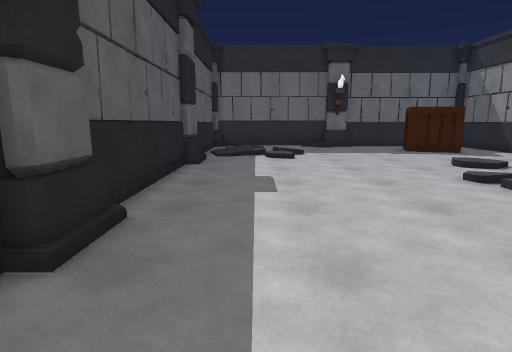
[1] (above)

22 first-person views from a walk through a Unity game level. The camera is 1.3 m above the floor, tilts 10° down and sees 80° across. The floor is counted in squares, 1 m on a side. Each view is taken from the middle of a square. On the plan, view 1 faces up. The plan holds only what a view shows up to about 14 squares ahead; the rest is blank. The place goes on beyond the plan. The player is left out. Some animated figures are not drawn.

[2]
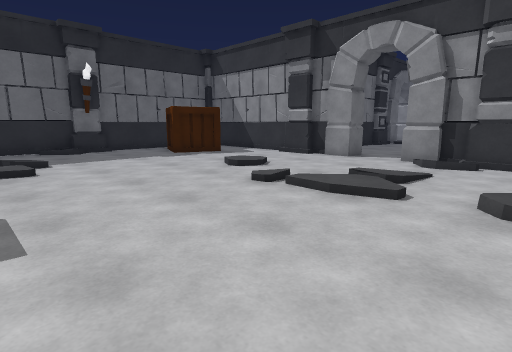

[3]
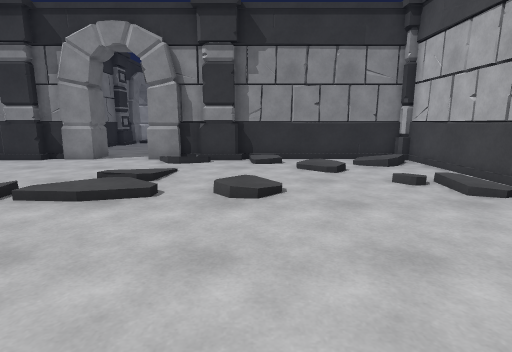

[4]
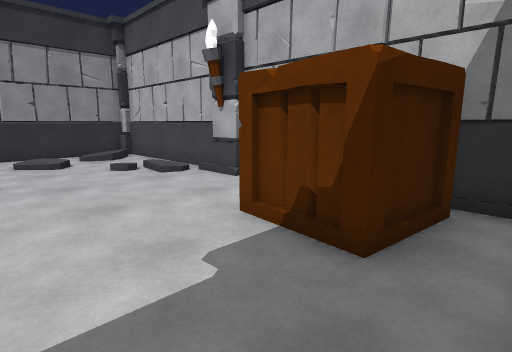

[5]
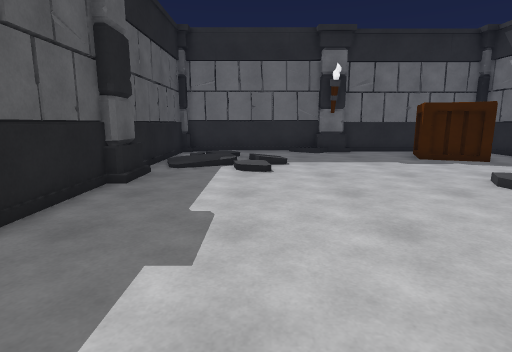

[6]
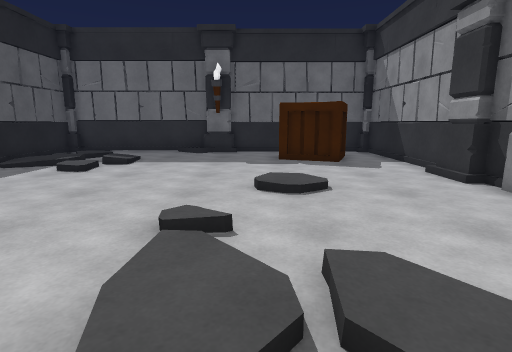

[7]
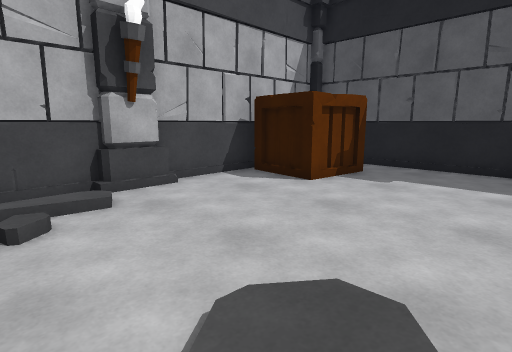

[8]
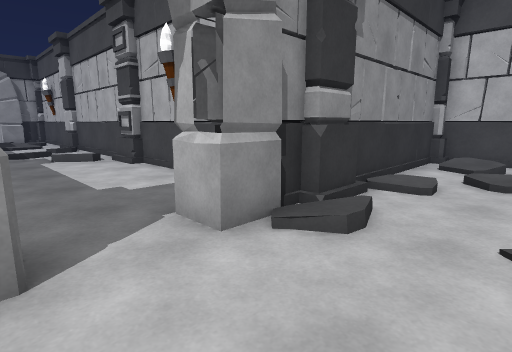

[9]
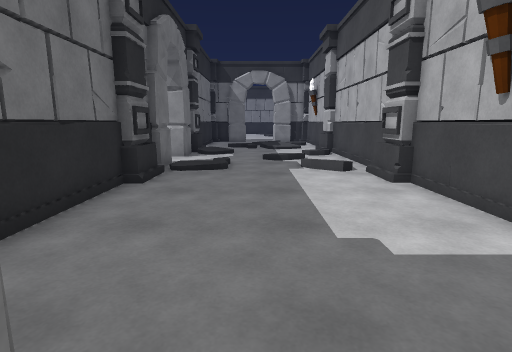

[10]
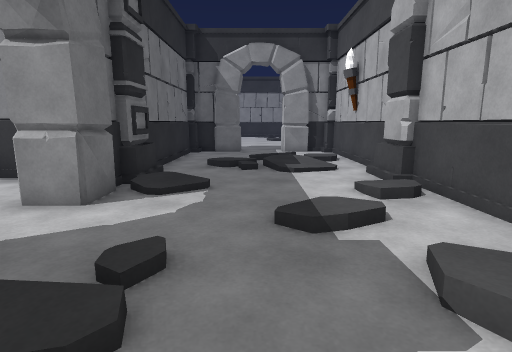

[11]
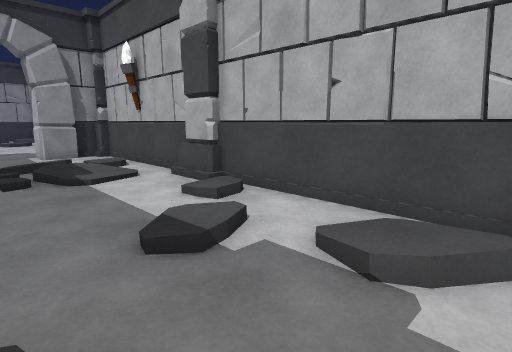

[12]
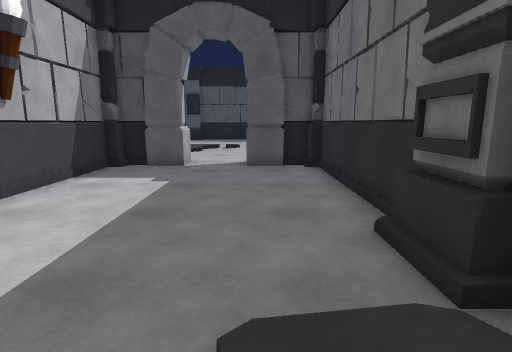

[13]
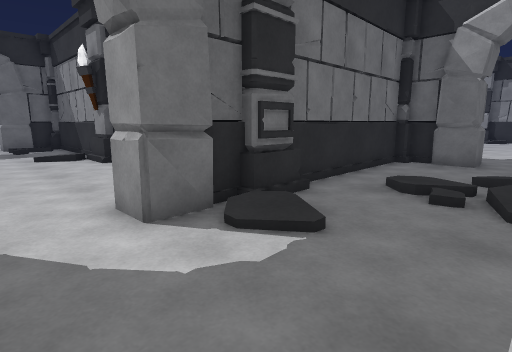

[14]
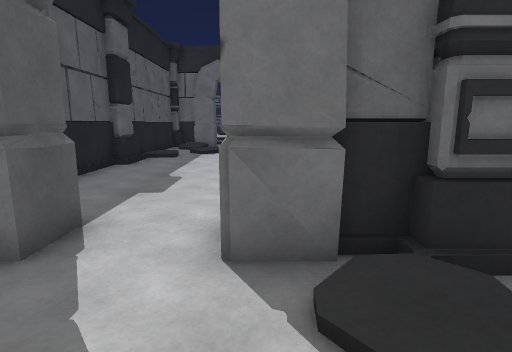

[15]
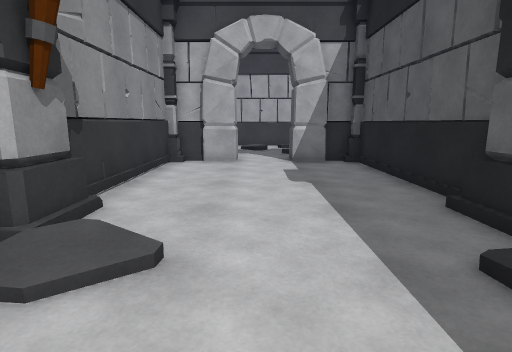

[16]
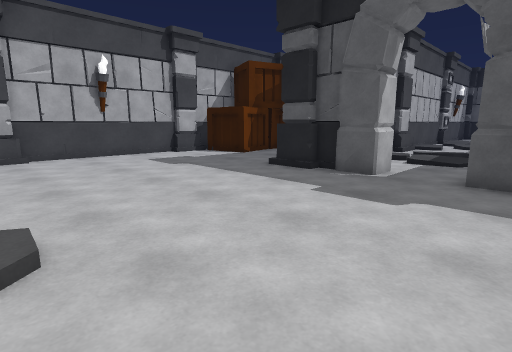

[17]
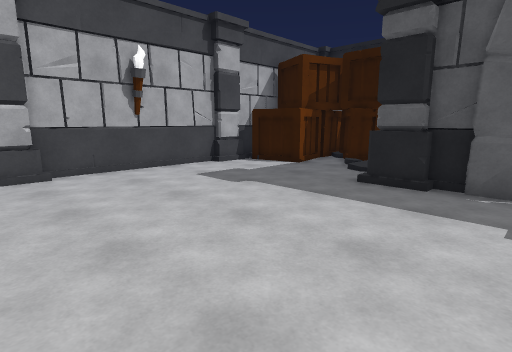

[18]
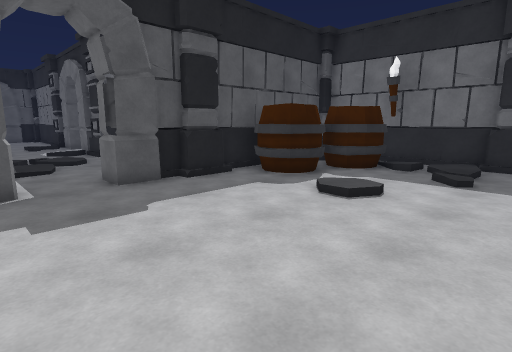

[19]
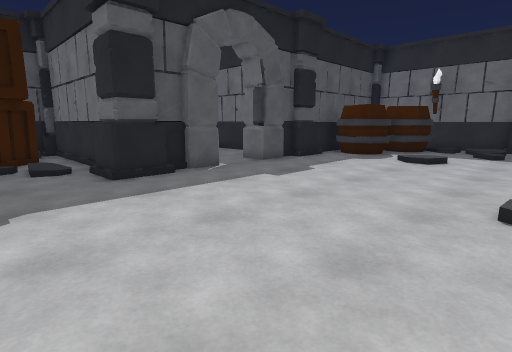

[20]
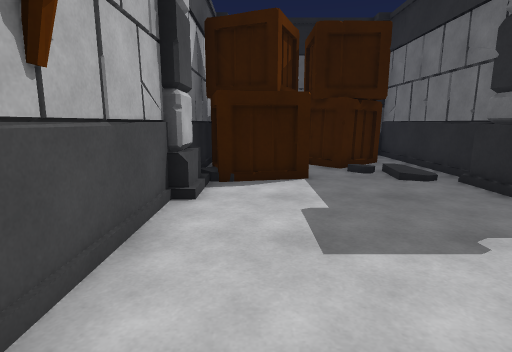

[21]
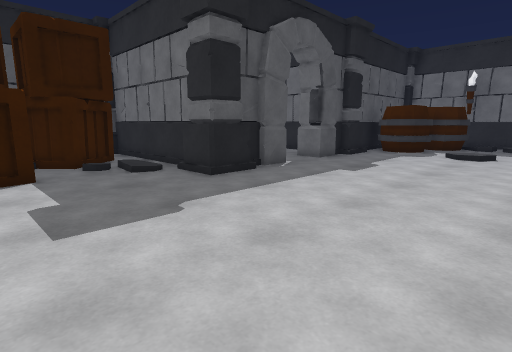

[22]
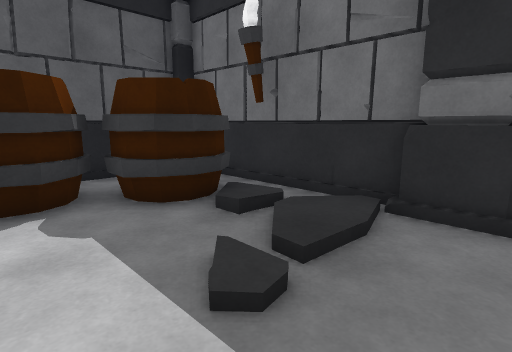

### Floor plan
Key: @ floor where view 1 was taken; # wall or solid block; . main floor; : floor 0.25 m higher than the main floor; / step, stairs or slope; C crate; T torch; B barrel.
Columns run from 3 left of view 1 to 40 right of it. Each row starts with its distance up from view 1.
 21                      # ./...#
 20                      # //...#
 19                      #//.../#
 18                      #/...//#
 17 ###############      #/.....#       ########
 16 #/.......... .#      #......#         B///..
 15 #///.......CC.#      #......#      #  BB/:..
 14 #////.....CCC.#      #......#      # BB../..
 13 #/:///......C.#      #......#      # BB../.
 12 #/////........#      #......#      #BBB./...
 11 ##../.........#      #//...##      #.../:...
 10 ##......../...##########..##########........
  9 #........//...#.......//...:.......#........
  8 #.............#........//../..//...#........
  7 #......./................/....///...........
  6 #......./................:.../:///........./
  5 #.......//:../##....../:////..///..#......./
  4 ##......//.../##.....##/..//##.....##.......
  3 ##......./....#######################.......
  2 #.......//.../#             # .C.//.........
  1 #...........//#                CC/..........
  0 #..@.......//.#               CCC...........
 -1 #.CCC....././/#               CCCCC........
 -2  .C C...///./:#                   C........
 -3  #C C..T#..../#                CCCC#.......
 -4  ##############               #############

Where each view was taken, in squares from view 1:
view 1: 0 up, 0 right, facing up
view 2: 2 up, 0 right, facing up-right
view 3: 2 up, 0 right, facing right
view 4: 2 up, 2 left, facing down-right
view 5: 3 up, 1 right, facing up
view 6: 3 up, 6 right, facing up
view 7: 3 up, 7 right, facing down-left
view 8: 8 up, 8 right, facing down-right
view 9: 7 up, 11 right, facing right
view 10: 7 up, 18 right, facing right
view 11: 8 up, 19 right, facing down-right
view 12: 8 up, 21 right, facing left
view 13: 6 up, 21 right, facing up-right
view 14: 7 up, 23 right, facing up
view 15: 21 up, 22 right, facing down
view 16: 9 up, 40 right, facing down-left
view 17: 6 up, 40 right, facing down-left
view 18: 5 up, 40 right, facing up-left
view 19: 0 up, 40 right, facing up-left
view 20: 2 down, 38 right, facing left
view 21: 2 down, 39 right, facing up-left
view 22: 12 up, 40 right, facing up-left
